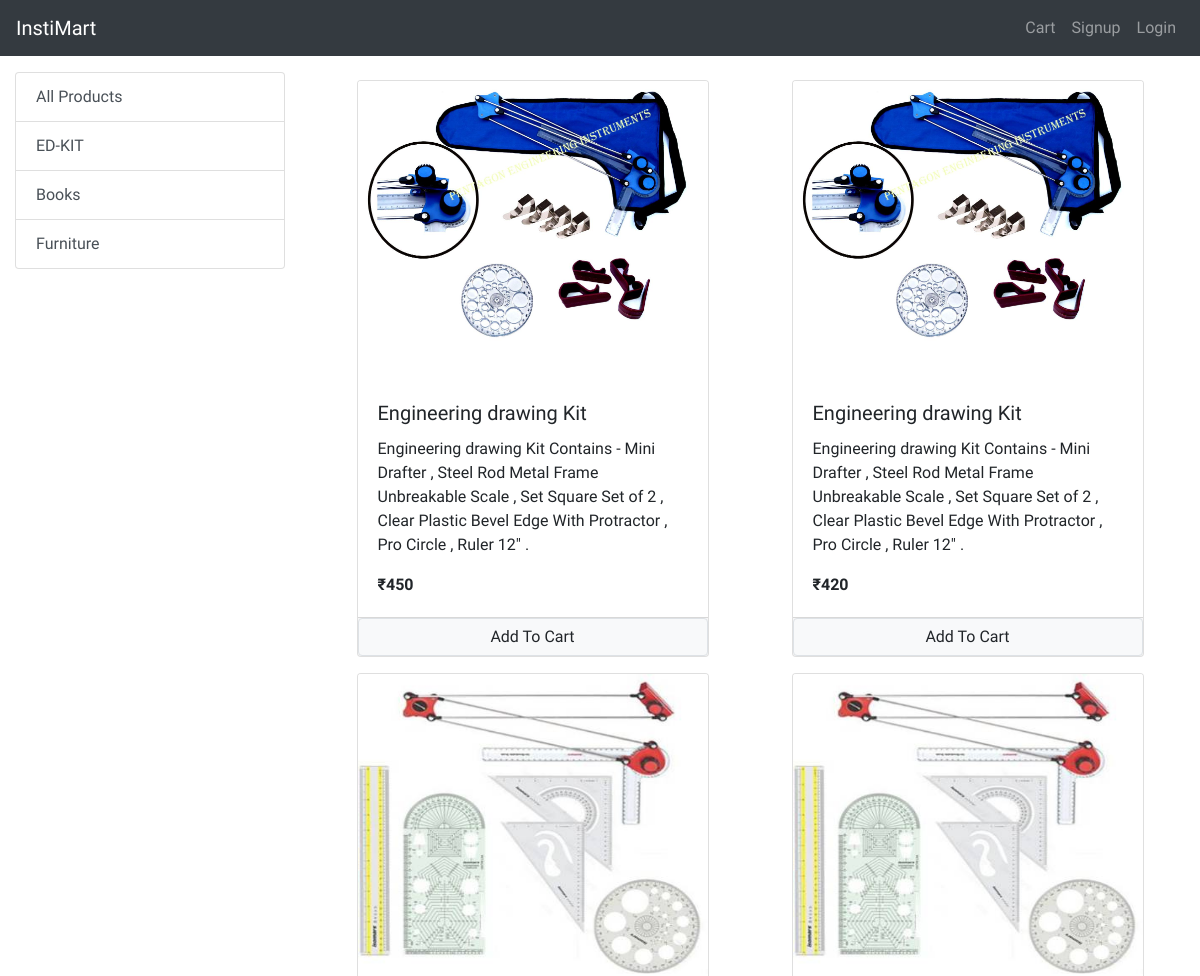
The app's page / (upper part), older data.
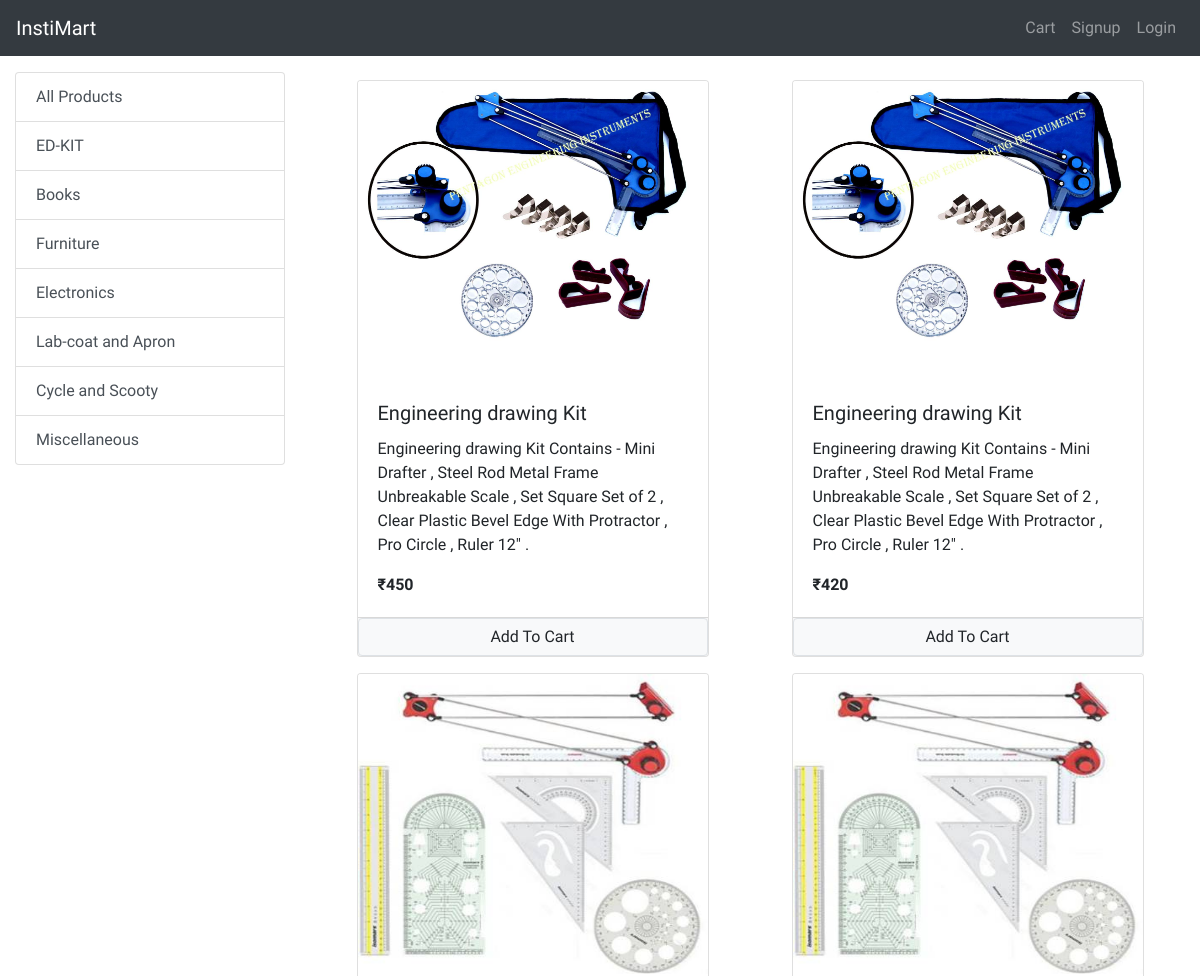
The same page, newer data.
### store/models/category.py (models this page shows, shortened)
class Category(models.Model):
    name = models.CharField(max_length=40)
    @staticmethod
    def get_all_categories():
        return Category.objects.all()

### store/models/product.py (models this page shows, shortened)
class Product(models.Model):
    name = models.CharField(max_length=30)
    price = models.IntegerField(default=0)
    category = models.ForeignKey(Category, on_delete=models.CASCADE,default=1)
    description = models.CharField(max_length=200,default=0, null=True, blank=1)
    image =models.ImageField(upload_to='uploads/products/')
    @staticmethod
    def get_all_products():
        return Product.objects.all()

### store/views/index.py (the view, shortened to what this page needs)
# urls.py: path('', index.Index.as_view(), name='homepage'),
class Index(View):
    def get(self, request):
        cart = request.session.get('cart')
        if not cart:
            request.session.cart={}
        products = None
        categories = Category.get_all_categories()
        data = {}
        categoryID = request.GET.get('category')
        if categoryID:
            products = Product.get_all_products_by_categoryid(categoryID)
        else:
            products = Product.get_all_products()
        data['products'] = products
        data['categories'] = categories
        return render(request, 'index.html', data)

### store/templatetags/cart.py (called while the page is built)
@register.filter(name='is_in_cart')
def is_in_cart(product, cart):
    keys = cart.keys()
    for key in keys:
        if int(key) == product.id:
            return True
    return False

### store/templatetags/custom_filter.py (called while the page is built)
@register.filter(name='currency')
def currency(num):
    return  "₹" +str(num);

### store/templates/index.html (shortened to what this page needs)
{% extends 'base.html' %}
{% block content %}
{% load cart %}
{% load custom_filter %}
<div class="container-fluid mt-3">
    <div class="row">
         <div class="col-lg-3 mx-auto">
            <div class="list-group">
                <a href="/" class="list-group-item
                list-group-item-action ">All Products</a>
                {% for category in categories %}
                <a href="/?category={{category.id}}" class="list-group-item
                list-group-item-action ">{{category.name}}</a>
                {% endfor %}
            </div>
        </div>
        <div id="products" class='col-lg-9'>
            <div class="row mx-auto ">
                {% for product in products %}
                <div class="card mx-auto  mb-2 mt-2 " id={{product.id}} style="width: 22rem;">
                    <img style="height:300px" class="card-img-top" src="{{product.image.url}}" alt="Card image cap">
                    <div class="card-body">
                        <h5 class="card-title">{{product.name}}</h5>
                        <p class="card-text">{{product.description}}</p>
                        <p class="card-text"><b>{{product.price|currency}}</b></p>
                    </div>
                    <div class="card-footer no-gutters p-0 ">
                        {% if product|is_in_cart:request.session.cart %}
                        <div class="row no-gutters">
                            <form action="/#{{product.id}}" class="col-2" method="POST">
                                {% csrf_token %}
                                <input hidden type="text" name="product" value="{{product.id}}">
                                <input hidden type="text" name="remove" value="True">
                                <input type="submit" value='-' class="btn btn-block btn-info">
                            </form>
                            <div class="text-center col">
                                {{product|cart_quantity:request.session.cart}} in Cart
                            </div>
                            <form action="/#{{product.id}}" class="col-2" method="POST">
                                {% csrf_token %}
                                <input hidden type="text" name="product" value="{{product.id}}">
                                <input type="submit" value='+' class="btn btn-block btn-info">
                            </form>
                        </div>
                        {% else %}
                        <form action="/#{{product.id}}" method="POST" class="btn-block">
                            <input type="submit" class=" float-right btn btn-light border form-control"
                                   value="Add To Cart">
                        </form>
                        {% endif %}
                    </div>
                </div>
                {% endfor %}
            </div>
        </div>
    </div>
</div>
{% endblock %}

Row changes from the older to the newer data that the page shows:
added Category: name "Electronics"
added Category: name "Lab-coat and Apron"
added Category: name "Cycle and Scooty"
added Category: name "Miscellaneous"
